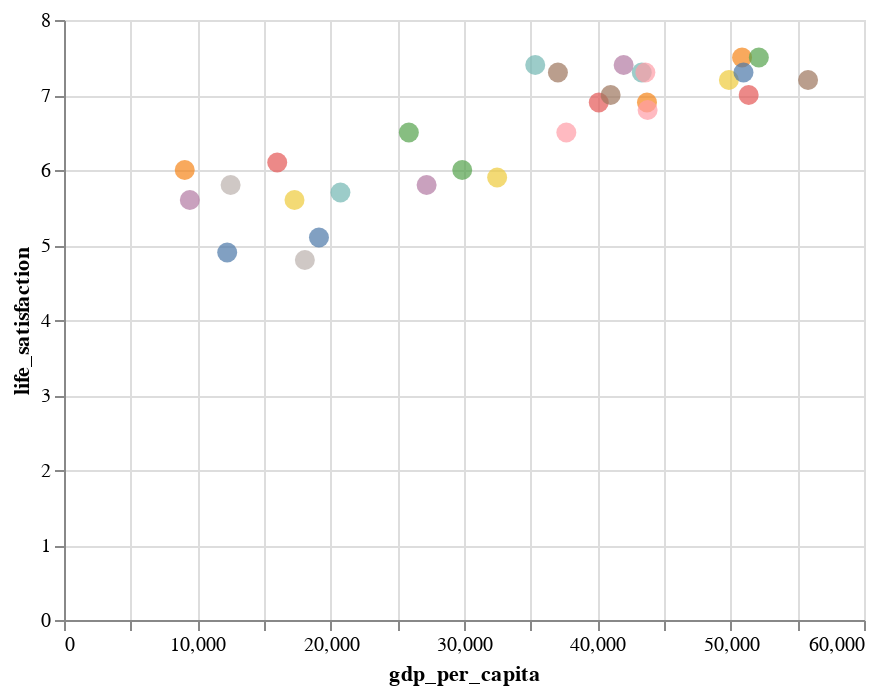

Write notebook code for a chart like this one.
### Markdown cell above
### Data exploration

### Code cell
%matplotlib inline
import altair as alt

# Visualize the data
alt.Chart(df).mark_circle(size=100).encode(
    x='gdp_per_capita:Q',
    y='life_satisfaction:Q',
    color=alt.Color('country', legend=None),
    tooltip=['country', 'gdp_per_capita', 'life_satisfaction']

).interactive()

### Figure 1 — Vega-Lite specification as saved in the notebook (floating-point values rounded to 4 significant figures)
{"config": {"view": {"continuousWidth": 400, "continuousHeight": 300}}, "data": {"name": "data-335af487471029756d5845529594153a"}, "mark": {"type": "circle", "size": 100}, "encoding": {"color": {"field": "country", "legend": null, "type": "nominal"}, "tooltip": [{"field": "country", "type": "nominal"}, {"field": "gdp_per_capita", "type": "quantitative"}, {"field": "life_satisfaction", "type": "quantitative"}], "x": {"field": "gdp_per_capita", "type": "quantitative"}, "y": {"field": "life_satisfaction", "type": "quantitative"}}, "selection": {"selector008": {"type": "interval", "bind": "scales", "encodings": ["x", "y"]}}, "$schema": "https://vega.github.io/schema/vega-lite/v4.17.0.json", "datasets": {"data-335af487471029756d5845529594153a": [{"country": "Russia", "gdp_per_capita": 9055.0, "life_satisfaction": 6.0}, {"country": "Turkey", "gdp_per_capita": 9437.0, "life_satisfaction": 5.6}, {"country": "Hungary", "gdp_per_capita": 12240.0, "life_satisfaction": 4.9}, {"country": "Poland", "gdp_per_capita": 12500.0, "life_satisfaction": 5.8}, {"country": "Slovak Republic", "gdp_per_capita": 15990.0, "life_satisfaction": 6.1}, {"country": "Estonia", "gdp_per_capita": 17290.0, "life_satisfaction": 5.6}, {"country": "Greece", "gdp_per_capita": 18060.0, "life_satisfaction": 4.8}, {"country": "Portugal", "gdp_per_capita": 19120.0, "life_satisfaction": 5.1}, {"country": "Slovenia", "gdp_per_capita": 20730.0, "life_satisfaction": 5.7}, {"country": "Spain", "gdp_per_capita": 25860.0, "life_satisfaction": 6.5}, {"country": "Korea", "gdp_per_capita": 27200.0, "life_satisfaction": 5.8}, {"country": "Italy", "gdp_per_capita": 29870.0, "life_satisfaction": 6.0}, {"country": "Japan", "gdp_per_capita": 32490.0, "life_satisfaction": 5.9}, {"country": "Israel", "gdp_per_capita": 35340.0, "life_satisfaction": 7.4}, {"country": "New Zealand", "gdp_per_capita": 37040.0, "life_satisfaction": 7.3}, {"country": "France", "gdp_per_capita": 37680.0, "life_satisfaction": 6.5}, {"country": "Belgium", "gdp_per_capita": 40110.0, "life_satisfaction": 6.9}, {"country": "Germany", "gdp_per_capita": 41000.0, "life_satisfaction": 7.0}, {"country": "Finland", "gdp_per_capita": 41970.0, "life_satisfaction": 7.4}, {"country": "Canada", "gdp_per_capita": 43330.0, "life_satisfaction": 7.3}, {"country": "Netherlands", "gdp_per_capita": 43600.0, "life_satisfaction": 7.3}, {"country": "Austria", "gdp_per_capita": 43720.0, "life_satisfaction": 6.9}, {"country": "United Kingdom", "gdp_per_capita": 43770.0, "life_satisfaction": 6.8}, {"country": "Sweden", "gdp_per_capita": 49870.0, "life_satisfaction": 7.2}, {"country": "Iceland", "gdp_per_capita": 50850.0, "life_satisfaction": 7.5}, {"country": "Australia", "gdp_per_capita": 50960.0, "life_satisfaction": 7.3}, {"country": "Ireland", "gdp_per_capita": 51350.0, "life_satisfaction": 7.0}, {"country": "Denmark", "gdp_per_capita": 52110.0, "life_satisfaction": 7.5}, {"country": "United States", "gdp_per_capita": 55810.0, "life_satisfaction": 7.2}]}}
